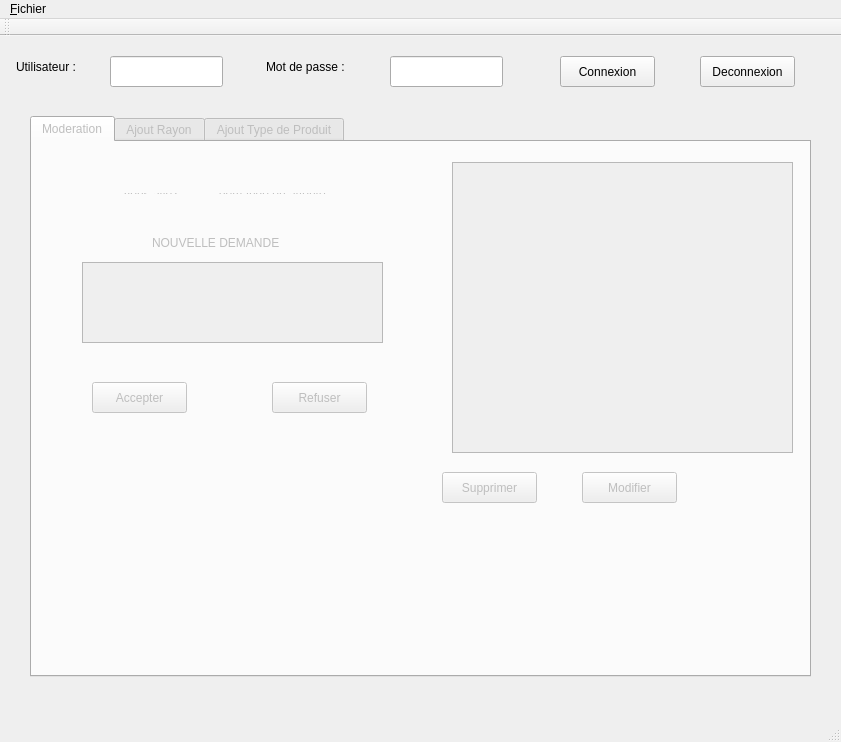
<?xml version="1.0" encoding="UTF-8"?>
<ui version="4.0">
 <class>MainWindow</class>
 <widget class="QMainWindow" name="MainWindow">
  <property name="geometry">
   <rect>
    <x>0</x>
    <y>0</y>
    <width>841</width>
    <height>742</height>
   </rect>
  </property>
  <property name="windowTitle">
   <string>BackOffice NewWorld</string>
  </property>
  <widget class="QWidget" name="centralWidget">
   <widget class="QLabel" name="label">
    <property name="geometry">
     <rect>
      <x>16</x>
      <y>20</y>
      <width>81</width>
      <height>21</height>
     </rect>
    </property>
    <property name="text">
     <string>Utilisateur :</string>
    </property>
   </widget>
   <widget class="QLineEdit" name="lineEdit_Utilisateur">
    <property name="geometry">
     <rect>
      <x>110</x>
      <y>20</y>
      <width>113</width>
      <height>31</height>
     </rect>
    </property>
   </widget>
   <widget class="QLabel" name="label_2">
    <property name="geometry">
     <rect>
      <x>266</x>
      <y>20</y>
      <width>101</width>
      <height>21</height>
     </rect>
    </property>
    <property name="text">
     <string>Mot de passe :</string>
    </property>
   </widget>
   <widget class="QLineEdit" name="lineEdit_MDP">
    <property name="geometry">
     <rect>
      <x>390</x>
      <y>20</y>
      <width>113</width>
      <height>31</height>
     </rect>
    </property>
    <property name="echoMode">
     <enum>QLineEdit::Password</enum>
    </property>
   </widget>
   <widget class="QPushButton" name="pushButton_Connexion">
    <property name="geometry">
     <rect>
      <x>560</x>
      <y>20</y>
      <width>95</width>
      <height>31</height>
     </rect>
    </property>
    <property name="text">
     <string>Connexion</string>
    </property>
   </widget>
   <widget class="QPushButton" name="pushButton_Deconnexion">
    <property name="geometry">
     <rect>
      <x>700</x>
      <y>20</y>
      <width>95</width>
      <height>31</height>
     </rect>
    </property>
    <property name="text">
     <string>Deconnexion</string>
    </property>
   </widget>
   <widget class="QTabWidget" name="tabWidget_Moderation">
    <property name="enabled">
     <bool>false</bool>
    </property>
    <property name="geometry">
     <rect>
      <x>30</x>
      <y>80</y>
      <width>781</width>
      <height>561</height>
     </rect>
    </property>
    <property name="styleSheet">
     <string notr="true"/>
    </property>
    <property name="currentIndex">
     <number>0</number>
    </property>
    <widget class="QWidget" name="tab">
     <attribute name="title">
      <string>Moderation</string>
     </attribute>
     <widget class="QTableView" name="tableView_Produit">
      <property name="enabled">
       <bool>false</bool>
      </property>
      <property name="geometry">
       <rect>
        <x>420</x>
        <y>20</y>
        <width>341</width>
        <height>291</height>
       </rect>
      </property>
     </widget>
     <widget class="QTableView" name="tableView_ProduitF">
      <property name="geometry">
       <rect>
        <x>50</x>
        <y>120</y>
        <width>301</width>
        <height>81</height>
       </rect>
      </property>
     </widget>
     <widget class="QPushButton" name="pushButton_AccepterProduit">
      <property name="geometry">
       <rect>
        <x>60</x>
        <y>240</y>
        <width>95</width>
        <height>31</height>
       </rect>
      </property>
      <property name="text">
       <string>Accepter</string>
      </property>
     </widget>
     <widget class="QPushButton" name="pushButton_RefuserProduit">
      <property name="geometry">
       <rect>
        <x>240</x>
        <y>240</y>
        <width>95</width>
        <height>31</height>
       </rect>
      </property>
      <property name="text">
       <string>Refuser</string>
      </property>
     </widget>
     <widget class="QLabel" name="label_3">
      <property name="geometry">
       <rect>
        <x>120</x>
        <y>90</y>
        <width>151</width>
        <height>21</height>
       </rect>
      </property>
      <property name="text">
       <string>NOUVELLE DEMANDE</string>
      </property>
     </widget>
     <widget class="QPushButton" name="pushButton_Supprimer">
      <property name="enabled">
       <bool>false</bool>
      </property>
      <property name="geometry">
       <rect>
        <x>410</x>
        <y>330</y>
        <width>95</width>
        <height>31</height>
       </rect>
      </property>
      <property name="text">
       <string>Supprimer</string>
      </property>
     </widget>
     <widget class="QPushButton" name="pushButton_Modifier">
      <property name="enabled">
       <bool>false</bool>
      </property>
      <property name="geometry">
       <rect>
        <x>550</x>
        <y>330</y>
        <width>95</width>
        <height>31</height>
       </rect>
      </property>
      <property name="text">
       <string>Modifier</string>
      </property>
     </widget>
     <widget class="QWidget" name="layoutWidget">
      <property name="geometry">
       <rect>
        <x>80</x>
        <y>40</y>
        <width>225</width>
        <height>23</height>
       </rect>
      </property>
      <layout class="QHBoxLayout" name="horizontalLayout">
       <item>
        <widget class="QLabel" name="label_4">
         <property name="text">
          <string>Vous avez </string>
         </property>
        </widget>
       </item>
       <item>
        <widget class="QLabel" name="label_Demande">
         <property name="text">
          <string/>
         </property>
        </widget>
       </item>
       <item>
        <widget class="QLabel" name="label_5">
         <property name="text">
          <string>demande en attente</string>
         </property>
        </widget>
       </item>
      </layout>
     </widget>
     <widget class="QLabel" name="label_mdr">
      <property name="geometry">
       <rect>
        <x>230</x>
        <y>440</y>
        <width>67</width>
        <height>21</height>
       </rect>
      </property>
      <property name="text">
       <string/>
      </property>
     </widget>
    </widget>
    <widget class="QWidget" name="tab_2">
     <attribute name="title">
      <string>Ajout Rayon</string>
     </attribute>
     <widget class="QLabel" name="label_6">
      <property name="geometry">
       <rect>
        <x>10</x>
        <y>10</y>
        <width>121</width>
        <height>21</height>
       </rect>
      </property>
      <property name="text">
       <string>AJOUT RAYON : </string>
      </property>
     </widget>
     <widget class="QTableView" name="tableView_Rayon">
      <property name="enabled">
       <bool>false</bool>
      </property>
      <property name="geometry">
       <rect>
        <x>190</x>
        <y>200</y>
        <width>341</width>
        <height>291</height>
       </rect>
      </property>
     </widget>
     <widget class="Line" name="line_5">
      <property name="geometry">
       <rect>
        <x>690</x>
        <y>44</y>
        <width>21</width>
        <height>71</height>
       </rect>
      </property>
      <property name="orientation">
       <enum>Qt::Vertical</enum>
      </property>
     </widget>
     <widget class="Line" name="line_6">
      <property name="geometry">
       <rect>
        <x>13</x>
        <y>44</y>
        <width>31</width>
        <height>71</height>
       </rect>
      </property>
      <property name="orientation">
       <enum>Qt::Vertical</enum>
      </property>
     </widget>
     <widget class="Line" name="line_7">
      <property name="geometry">
       <rect>
        <x>30</x>
        <y>13</y>
        <width>671</width>
        <height>51</height>
       </rect>
      </property>
      <property name="orientation">
       <enum>Qt::Horizontal</enum>
      </property>
     </widget>
     <widget class="Line" name="line_8">
      <property name="geometry">
       <rect>
        <x>30</x>
        <y>110</y>
        <width>671</width>
        <height>20</height>
       </rect>
      </property>
      <property name="orientation">
       <enum>Qt::Horizontal</enum>
      </property>
     </widget>
     <widget class="QLabel" name="label_9">
      <property name="geometry">
       <rect>
        <x>260</x>
        <y>170</y>
        <width>191</width>
        <height>21</height>
       </rect>
      </property>
      <property name="text">
       <string>RAYON DEJA EXISTANT : </string>
      </property>
     </widget>
     <widget class="QWidget" name="layoutWidget">
      <property name="geometry">
       <rect>
        <x>90</x>
        <y>60</y>
        <width>490</width>
        <height>33</height>
       </rect>
      </property>
      <layout class="QHBoxLayout" name="horizontalLayout_2">
       <item>
        <widget class="QLabel" name="label_7">
         <property name="text">
          <string>NOUVEAU RAYON :</string>
         </property>
        </widget>
       </item>
       <item>
        <widget class="QLineEdit" name="lineEdit_AjoutRayon"/>
       </item>
       <item>
        <widget class="QPushButton" name="pushButton_AjoutRayon">
         <property name="text">
          <string>Ajouter</string>
         </property>
        </widget>
       </item>
      </layout>
     </widget>
    </widget>
    <widget class="QWidget" name="tab_3">
     <attribute name="title">
      <string>Ajout Type de Produit</string>
     </attribute>
     <widget class="QLabel" name="label_10">
      <property name="geometry">
       <rect>
        <x>46</x>
        <y>60</y>
        <width>210</width>
        <height>31</height>
       </rect>
      </property>
      <property name="text">
       <string>NOUVEAU TYPE DE PRODUIT :</string>
      </property>
     </widget>
     <widget class="QLineEdit" name="lineEdit_AjoutTypeDeProduit">
      <property name="geometry">
       <rect>
        <x>262</x>
        <y>60</y>
        <width>262</width>
        <height>31</height>
       </rect>
      </property>
     </widget>
     <widget class="QLabel" name="label_11">
      <property name="geometry">
       <rect>
        <x>10</x>
        <y>10</y>
        <width>191</width>
        <height>21</height>
       </rect>
      </property>
      <property name="text">
       <string>AJOUT TYPE DE PRODUIT : </string>
      </property>
     </widget>
     <widget class="QPushButton" name="pushButton_AjoutTypeDeRayon_2">
      <property name="geometry">
       <rect>
        <x>540</x>
        <y>100</y>
        <width>85</width>
        <height>31</height>
       </rect>
      </property>
      <property name="text">
       <string>Ajouter</string>
      </property>
     </widget>
     <widget class="QTableView" name="tableView_TypeDeProduit">
      <property name="enabled">
       <bool>false</bool>
      </property>
      <property name="geometry">
       <rect>
        <x>170</x>
        <y>200</y>
        <width>341</width>
        <height>291</height>
       </rect>
      </property>
     </widget>
     <widget class="Line" name="line">
      <property name="geometry">
       <rect>
        <x>20</x>
        <y>146</y>
        <width>691</width>
        <height>20</height>
       </rect>
      </property>
      <property name="orientation">
       <enum>Qt::Horizontal</enum>
      </property>
     </widget>
     <widget class="Line" name="line_2">
      <property name="geometry">
       <rect>
        <x>3</x>
        <y>50</y>
        <width>31</width>
        <height>101</height>
       </rect>
      </property>
      <property name="orientation">
       <enum>Qt::Vertical</enum>
      </property>
     </widget>
     <widget class="Line" name="line_3">
      <property name="geometry">
       <rect>
        <x>700</x>
        <y>50</y>
        <width>21</width>
        <height>101</height>
       </rect>
      </property>
      <property name="orientation">
       <enum>Qt::Vertical</enum>
      </property>
     </widget>
     <widget class="Line" name="line_4">
      <property name="geometry">
       <rect>
        <x>20</x>
        <y>29</y>
        <width>691</width>
        <height>31</height>
       </rect>
      </property>
      <property name="orientation">
       <enum>Qt::Horizontal</enum>
      </property>
     </widget>
     <widget class="QLabel" name="label_12">
      <property name="geometry">
       <rect>
        <x>220</x>
        <y>170</y>
        <width>251</width>
        <height>21</height>
       </rect>
      </property>
      <property name="text">
       <string>TYPE DE PRODUIT DEJA EXISTANT :</string>
      </property>
     </widget>
     <widget class="QWidget" name="layoutWidget">
      <property name="geometry">
       <rect>
        <x>190</x>
        <y>100</y>
        <width>331</width>
        <height>33</height>
       </rect>
      </property>
      <layout class="QHBoxLayout" name="horizontalLayout_3">
       <item>
        <widget class="QLabel" name="label_8">
         <property name="text">
          <string>RAYON : </string>
         </property>
        </widget>
       </item>
       <item>
        <widget class="QLineEdit" name="lineEdit_AjoutTypeDeRayon"/>
       </item>
      </layout>
     </widget>
    </widget>
   </widget>
  </widget>
  <widget class="QMenuBar" name="menuBar">
   <property name="geometry">
    <rect>
     <x>0</x>
     <y>0</y>
     <width>841</width>
     <height>29</height>
    </rect>
   </property>
   <widget class="QMenu" name="menu_Fichier">
    <property name="title">
     <string>&amp;Fichier</string>
    </property>
    <addaction name="action_Fermer"/>
   </widget>
   <addaction name="menu_Fichier"/>
  </widget>
  <widget class="QToolBar" name="mainToolBar">
   <attribute name="toolBarArea">
    <enum>TopToolBarArea</enum>
   </attribute>
   <attribute name="toolBarBreak">
    <bool>false</bool>
   </attribute>
  </widget>
  <widget class="QStatusBar" name="statusBar"/>
  <action name="action_Fermer">
   <property name="text">
    <string>&amp;Fermer</string>
   </property>
  </action>
 </widget>
 <layoutdefault spacing="6" margin="11"/>
 <resources/>
 <connections/>
</ui>
